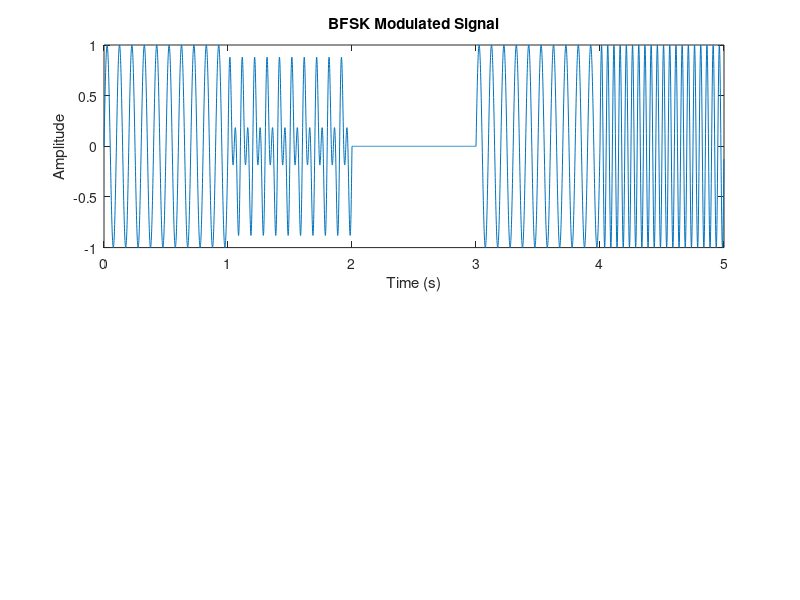

MATLAB code to generate this figure:
% Binary Frequency Shift Keying (BFSK) Modulation

% Parameters
Fs = 1000;  % Sampling frequency (Hz)
Tb = 1;    % Bit duration (seconds)
f0 = 10;   % Frequency for binary 0 (Hz)
f1 = 20;   % Frequency for binary 1 (Hz)
bits = [1 0 1 1 0 0 1 0 0 1];  % Bits to be transmitted

% Time vector
t = 0:1/Fs:Tb-1/Fs;

% Modulation
modulated_signal = [];
for i = 1:2:length(bits)
    bit1 = bits(i);
    bit2 = bits(i+1);
    
    if bit1 == 0 && bit2 == 0
        modulated_signal = [modulated_signal 0*t];
    elseif bit1 == 0 && bit2 == 1
        modulated_signal = [modulated_signal sin(2*pi*f1*t)];
    elseif bit1 == 1 && bit2 == 0
        modulated_signal = [modulated_signal sin(2*pi*f0*t)];
    elseif bit1 == 1 && bit2 == 1
        modulated_signal = [modulated_signal 0.5*(sin(2*pi*f1*t) + sin(2*pi*f0*t))];
    end
end

% Plotting
t_total = 0:1/Fs:Tb*length(bits)/2-1/Fs;
figure;
subplot(2, 1, 1);
plot(t_total, modulated_signal);
xlabel('Time (s)');
ylabel('Amplitude');
title('BFSK Modulated Signal');